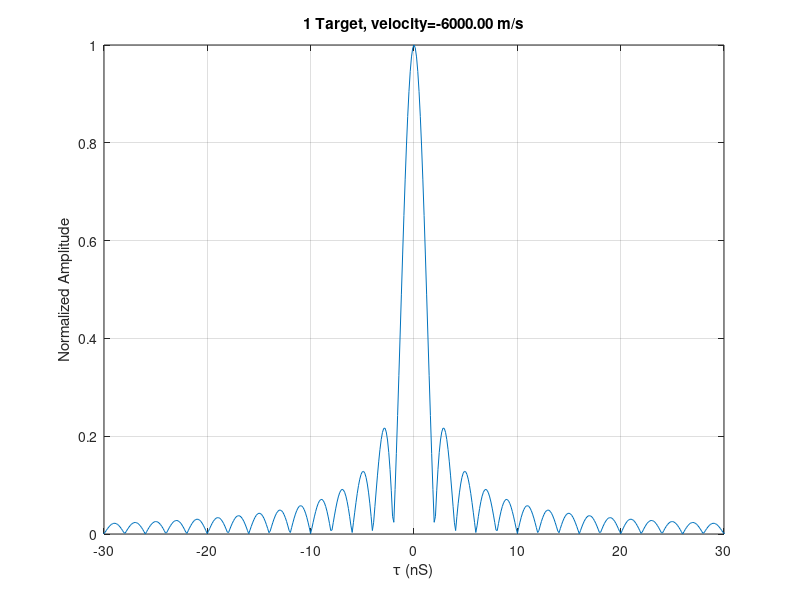
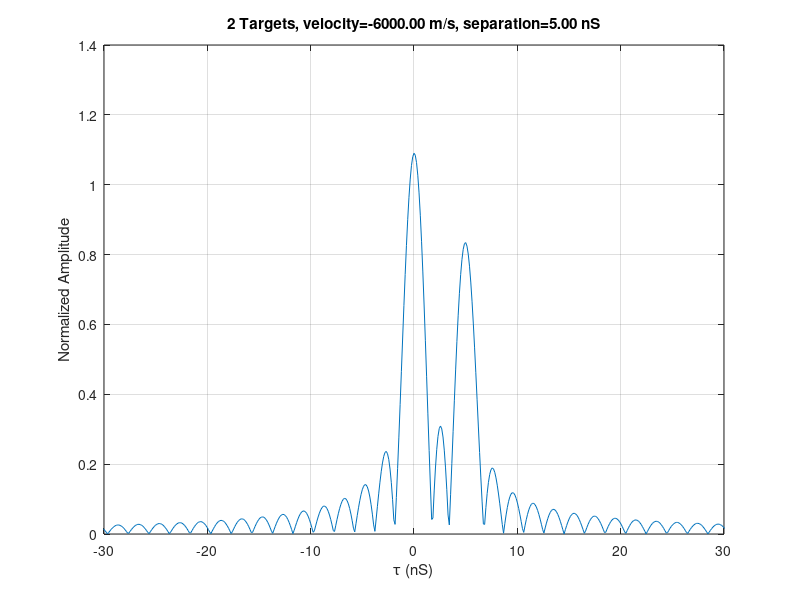

Reproduce these figures in MATLAB, in order.
% Stretch Processor Demo
% 2, 6000m/s hypersonic targets, separated by 0.75m of range (5nS)
% example output from a stretch processor with slope correction applied
clear;
close all;

tau_p = 100e-6; % uncompressed pulse width
BW = 500e6; % LFM pulse bandwidth
c=3e8;
Ps = 1; % relative power of target #1
Ps2 = 0.5; % relative power of target #2
tau_m = 0;
tau_h = 104e-6; % % range extent of processor (predetermined by previous analysis)
Nfft = 2 ^ 19; 
sample_rate = 20e6; % ADC sample rate

scale_ = (tau_p/(0.25e-9)) / (1e9/sample_rate);

alpha = BW / tau_p; % LFM slope

tau_r1 = 0;     %initial relative target positions (seconds)
tau_r2 = 5e-9;

Rdot = -6000; %range rate, m/s
% 6km/s ~= 13400 miles/hour, 
% this velocity is on the upper end of current estimated 
% hypersonic missile capabilities

R1_0 = tau_r1 * c / 2;
R2_0 = tau_r2 * c / 2;

t = (-0.25 * Nfft / 2) * 1e-9: 0.25e-9 : 0.25 * (Nfft/2 - 1) * 1e-9;

R1 = R1_0 + t * c / 2;
R2 = R2_0 + t * c / 2;

alpha_r = alpha * (1 - 2 * Rdot / c) ^ 2;

tau_RRdot1 = (2*R1_0/c) / (1-2*Rdot/c);
tau_RRdot2 = (2*R2_0/c) / (1-2*Rdot/c);

phi_1 = pi * alpha_r * (t - tau_RRdot1) .^ 2;
phi_2 = pi * alpha_r * (t - tau_RRdot2) .^ 2;

% voltages out of receiver, after carrier is removed, before adc
v1 = sqrt(Ps) * exp(1j * phi_1).*rectpuls((t-tau_r1) / tau_p); 
v2 = sqrt(Ps2) * exp(1j * phi_2) .* rectpuls((t-tau_r1) / tau_p);

% Matched filter with slope correction applied
% To see output without slope correction, change alpha_r to alpha below
h = exp(1j*pi*alpha_r*t.^2).*rectpuls((t) / tau_h); 

r1 = v1;
r2 = v1 + v2;

vo1 = h.*conj(r1);
vo2 = h.*conj(r2);

sample_time = 1 / sample_rate; %sample time in seconds
sample_time_nS = sample_time * 1e9;

% t is a time array in nS
v_o_sampled1 = downsample(vo1, sample_time_nS);
v_o_sampled2 = downsample(vo2, sample_time_nS);

Nfft_downsampled = 2^17;
V_o_f1 = fftshift(abs(fft(v_o_sampled1, Nfft_downsampled)));
V_o_f2 = fftshift(abs(fft(v_o_sampled2, Nfft_downsampled)));

% FFT bin to frequency conversion
dt = sample_time_nS * 0.25e-9;
Dt = dt * Nfft_downsampled;
df = 1/Dt;
freqs = [-Nfft_downsampled/2:Nfft_downsampled/2-1]*df;
tau_r_calc = freqs/alpha;

figure1 = figure;
plot(tau_r_calc*1e9, V_o_f1/scale_);
xlim([-30 30]);
grid on;
xlabel('\tau (nS)');
titlestr = sprintf('1 Target, velocity=%.2f m/s', Rdot);
title(titlestr);
ylabel('Normalized Amplitude');
%movegui(figure2, [1800 700]);

figure2 = figure;
plot(tau_r_calc*1e9, V_o_f2/scale_);
titlestr = sprintf('2 Targets, velocity=%.2f m/s, separation=%.2f nS', Rdot, (tau_r2-tau_r1)*1e9);
title(titlestr);
xlim([-30 30]);
grid on;
xlabel('\tau (nS)');
ylabel('Normalized Amplitude');
%movegui(figure2, [1800 700]);




